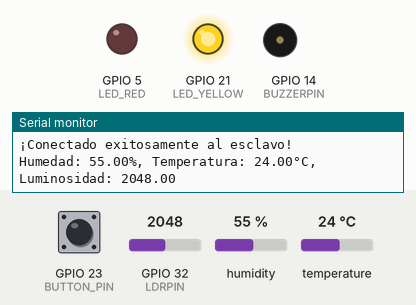
A sketch run on a simulated ESP32. Parts: output pins drawn as LEDs (lit = HIGH), buzzer (waves = sounding, pin HIGH), the last lines printed to the serial monitor. The test bench sets the inputs (shaded band); at power-on: GPIO 23 (BUTTON_PIN) HIGH, GPIO 32 (LDRPIN) = 2048, humidity 55 %, temperature 24 °C. Nothing arrives over Bluetooth unless stated.

Above: at 1.3 s.
1.4 s: GPIO 23 (BUTTON_PIN) pulled LOW for 3 s
At 2.8 s:
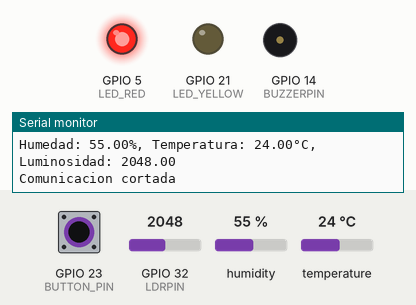
7.4 s: GPIO 23 (BUTTON_PIN) pulled LOW for 3 s
At 8.6 s:
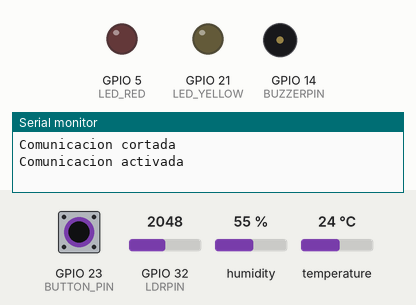
Timing chart, 0 to 26.8 s (numbered marks = the images above; inputs shaded):
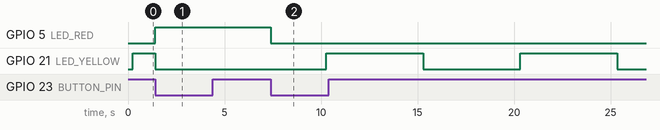

Measured:
- after the input at 1.4 s, GPIO 5 (LED_RED): LOW → HIGH at once; GPIO 21 (LED_YELLOW): HIGH → LOW after 0.00 s instead of 3.9 s
- after the input at 7.4 s, GPIO 5 (LED_RED): HIGH → LOW at once; GPIO 21 (LED_YELLOW): alternates HIGH for 5.0 s and LOW for 5.0 s, starting after 2.9 s

The sketch:

ESPTx.ino
```cpp
// Librerias
#include <BluetoothSerial.h>
#include <BLEDevice.h>
#include <BLEUtils.h>
#include <BLEScan.h>
#include <BLEAdvertisedDevice.h>
#include <DHT.h>

// Definición de pines
#define DHTTYPE DHT11
#define LDRPIN 32
#define DHTPIN 33
#define BUTTON_PIN 23
#define BUZZERPIN 14
#define LED_RED 5
#define LED_YELLOW 21

// Comprobación de si Bluetooth está habilitado en la configuración
#if !defined(CONFIG_BT_ENABLED) || !defined(CONFIG_BLUEDROID_ENABLED)
    #error Bluetooth is not enabled! Please run `make menuconfig` to enable it
#endif

// Comprobación de si el perfil SPP de Bluetooth está habilitado
#if !defined(CONFIG_BT_SPP_ENABLED)
    #error Serial Bluetooth not available or not enabled. It is only available for the ESP32 chip.
#endif

// Inicialización de la instancia de BluetoothSerial
BluetoothSerial SerialBT;

// Definir el nombre del dispositivo Bluetooth al que te quieres conectar
String slaveName = "HC06_MEGARx";
String masterName = "ESP32Tx";

// Inicialización del sensor DHT
DHT dht(DHTPIN, DHTTYPE);

// Variable para controlar la transmisión de datos
volatile bool transmitData = true;

// Configuracion para antirrebote via Software en combinacion con Pull-Up interno
// La última vez que el botón fue pulsado
unsigned long ultimoTiempoPulsado = 0;

// Tiempo de debounce en milisegundos
unsigned long tiempoDebounce = 200;

// Variables para la gestión de reintentos
const int RETRY_INTERVAL = 2000;
bool isConnected = false;
const int num_intentos = 3;

bool connectToSlave(const String &slaveName)
{
    // Intenta conectar al dispositivo esclavo
    bool connected = SerialBT.connect(slaveName);
    Serial.printf("Conectando al dispositivo esclavo Bluetooth llamado \"%s\"\n", slaveName.c_str());

    int retryCount = 0;

    // Verifica si la conexión se realizó correctamente
    while (!connected && retryCount < num_intentos)
    {
        // Si la conexión falla, imprime un mensaje de error
        Serial.println("Error al conectar. Asegúrese de que el dispositivo remoto esté disponible y dentro del alcance.");

        // Espera antes de volver a intentar la conexión
        delay(RETRY_INTERVAL);

        // Intenta conectar de nuevo
        connected = SerialBT.connect(slaveName);

        // Aumentamos el numero de intentos
        retryCount++;
    }

    if (connected)
    {
        Serial.println("¡Conectado exitosamente al esclavo!");
    }
    else
    {
        Serial.println("No se pudo conectar al esclavo...");
    }

    return connected;
}

// Función de interrupción para el botón
void IRAM_ATTR handleButtonInterrupt()
{
    if ((millis() - ultimoTiempoPulsado) > tiempoDebounce)
    {
        // Invierte el estado de la transmisión de datos
        transmitData = !transmitData;

        // Apaga o enciende el LED rojo dependiendo del estado de la transmisión
        digitalWrite(LED_RED, !transmitData);

        // Apaga el LED amarillo
        digitalWrite(LED_YELLOW, LOW);

        if (transmitData == true)
        {
            SerialBT.println("Comunicacion activada");
            Serial.println("Comunicacion activada");
        }
        else
        {
            SerialBT.println("Comunicacion cortada");
            Serial.println("Comunicacion cortada");
        }

        ultimoTiempoPulsado = millis();
    }
}

void setup()
{
    // Inicialización del puerto serie para la comunicación serial
    Serial.begin(9600);

    // Inicialización del dispositivo Bluetooth con el nombre "ESP32test"
    SerialBT.begin(masterName, true);
    Serial.printf("El dispositivo \"%s\" arrancó en modo maestro, ¡asegúrese de que el dispositivo BT esclavo está encendido!\n", masterName.c_str());

    // Configuracion Bluetooth esclavo HC-06
    SerialBT.setPin("1111");            // Pin acceso HC-06
    Serial.println("Utilizando PIN");

    // Intenta conectar al dispositivo esclavo
    if (!connectToSlave(slaveName))
    {
        Serial.println("No se pudo conectar al esclavo...");
    }

    // Configura el pin del botón como entrada con resistencia de pull-up
    pinMode(BUTTON_PIN, INPUT_PULLUP);

    // Configura el pin del LED rojo como salida
    pinMode(LED_RED, OUTPUT);

    // Configura el pin del LED amarillo como salida
    pinMode(LED_YELLOW, OUTPUT);

    // Configura el pin del buzzer
    pinMode(BUZZERPIN, OUTPUT);

    // Configura el pin del LDR
    pinMode(LDRPIN, INPUT);

    // Asocia la función de interrupción al pin del botón
    attachInterrupt(digitalPinToInterrupt(BUTTON_PIN), handleButtonInterrupt, FALLING);

    // Inicialización del sensor DHT
    dht.begin();
}

void loop()
{
    // Intenta reconectar si la conexión se perdió
    if (!SerialBT.connected())
    {
        Serial.println("¡La conexión con el dispositivo esclavo se perdió! Intentando reconectar...");

        digitalWrite(LED_YELLOW, LOW);
        digitalWrite(LED_RED, HIGH);

        if (!connectToSlave(slaveName))
        {
            Serial.println("No se pudo reconectar al esclavo...");

            // Espera un tiempo antes de intentar reconectar nuevamente
            delay(RETRY_INTERVAL);

            // Sal del loop para evitar el resto del código
            return;
        }
    }

    // Si la conexión está activa, procede con la transmisión de datos
    if (transmitData)
    {
        digitalWrite(LED_RED, LOW);

        // Leer la humedad y la temperatura del sensor DHT
        float humedad = dht.readHumidity();
        float temperatura = dht.readTemperature();

        // Leer el valor de la LDR
        float luminosidad = analogRead(LDRPIN);

        if (!isnan(humedad) && !isnan(temperatura) && !isnan(luminosidad))
        {
            // Imprime los datos por el monitor serie
            Serial.print("Humedad: ");
            Serial.print(humedad);
            Serial.print("%, Temperatura: ");
            Serial.print(temperatura);
            Serial.print("°C, Luminosidad: ");
            Serial.println(luminosidad);

            // Transmite los datos por Bluetooth
            SerialBT.print(humedad);
            SerialBT.print(",");
            SerialBT.print(temperatura);
            SerialBT.print(",");
            SerialBT.println(luminosidad);

            // Alterna el estado del LED amarillo
            digitalWrite(LED_YELLOW, !digitalRead(LED_YELLOW));
        }
        else
        {
            Serial.println("Error al leer los sensores.");
        }
    }

    // Espera 5 segundos
    delay(5000);
}
```
